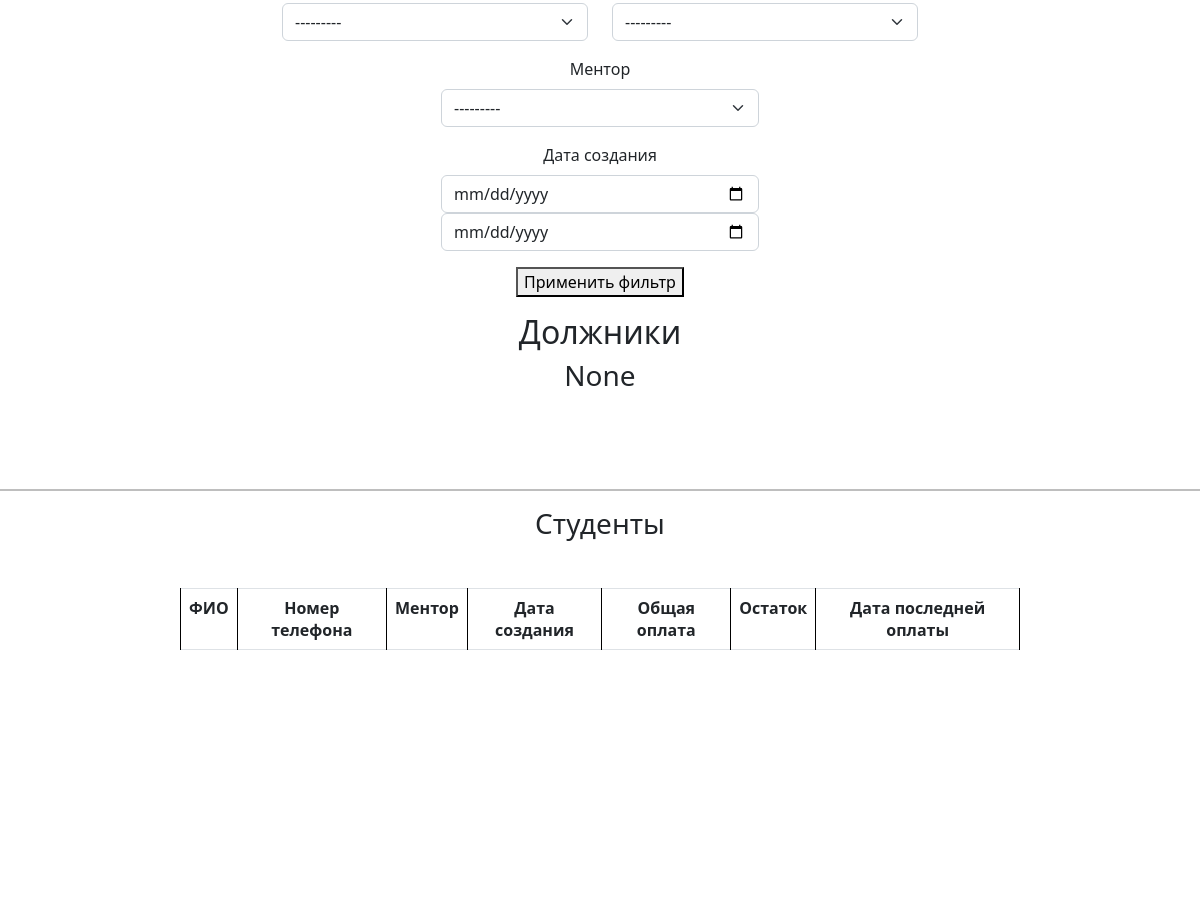
/srm/debtor/ (signed in, middle part), run on an earlier commit of the app's database.
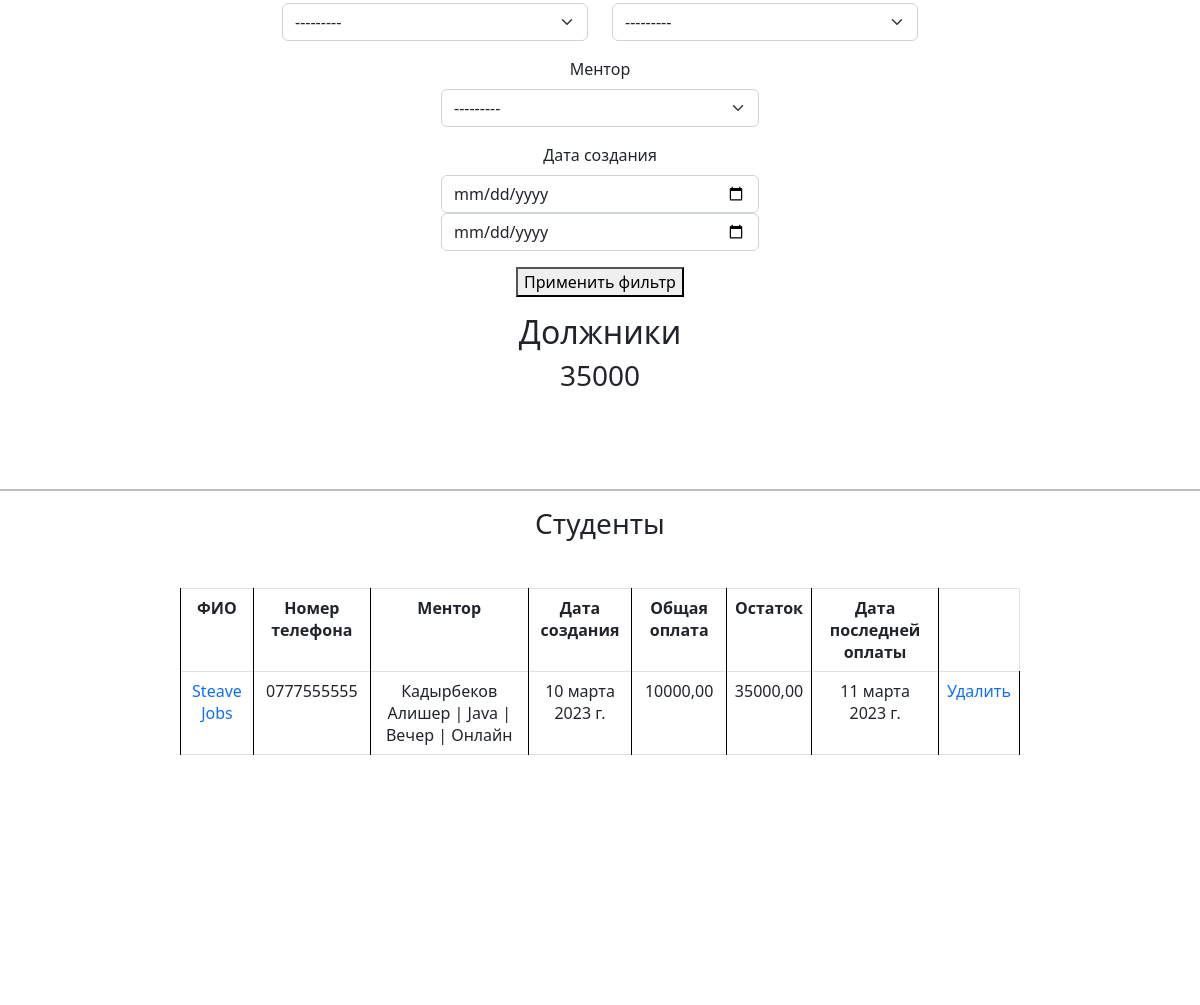
And on a later commit of the database.
### srm/models.py (models this page shows, shortened)
class Student(models.Model):
    full_name = models.CharField(max_length=80, verbose_name=('ФИО'))
    phone_number = models.CharField(verbose_name=('Номер телефона'), max_length=15)
    course = models.ForeignKey(
        Course,
        on_delete=models.CASCADE,
        verbose_name='Курс',
        related_name='student')
    teacher = models.ForeignKey(Employee, on_delete=models.CASCADE, verbose_name='Ментор', blank=True, null=True)
    studying_time = models.PositiveSmallIntegerField(
        choices=(
            (1, 'Утро'),
            (2, 'День'),
            (3, 'Вечер'),
            (4, 'Ночь'),
        ),
        verbose_name='Время обучения',
        blank=True,
        null=True
    )
    format = models.ForeignKey(LearningFormat, on_delete=models.CASCADE, verbose_name='Формат обучения', blank=True, null=True)
    certificate = models.PositiveSmallIntegerField(default=0, verbose_name='Сертификат')
    url = models.URLField(blank=True, null=True)
    total_payment = models.DecimalField(
        decimal_places=2,
        max_digits=12,
        default=0.00,
        verbose_name='Общая оплата',
        blank=True,
        null=True)
    last_payment_date = models.DateField(verbose_name='Дата последней оплаты', blank=True, null=True)
    remainder = models.DecimalField(
        decimal_places=2,
        max_digits=12,
        default=0.00,
        verbose_name='Остаток')
    description = models.TextField(verbose_name='Описание', blank=True, null=True)
    is_graduate = models.BooleanField(default=False, verbose_name='Выпускник')
    created_date = models.DateField(auto_now_add=True, verbose_name='Дата создания')
    class Meta:
        verbose_name = 'Студент'
        verbose_name_plural = 'Студенты'

class Employee(models.Model):
    full_name = models.CharField(max_length=123, verbose_name='ФИО')
    image = models.ImageField(upload_to='media/image', verbose_name='Фотография')
    role = models.ForeignKey(Role, on_delete=models.CASCADE, verbose_name='Роль')
    salary = models.DecimalField(decimal_places=2, max_digits=12, default=0.00, verbose_name='Зарплата')
    description = models.TextField(verbose_name=('Описание для Лэндинга'), blank=True, null=True)
    course = models.ManyToManyField(Course, verbose_name='Курс', blank=True, null=True)
    studying_time = models.ManyToManyField(StudyingTime, verbose_name='Время обучения', blank=True, null=True)
    format = models.ManyToManyField(LearningFormat, verbose_name='Формат обучения', blank=True, null=True)
    created_date = models.DateTimeField(auto_now_add=True, verbose_name='Дата создания')
    is_active = models.BooleanField(default=True, verbose_name='Активен')
    def course_names(self):
        return " %s" % (", ".join([formats.title for formats in self.course.all()]))
    def format_names(self):
        return " %s" % (", ".join([formats.title for formats in self.format.all()]))
    def studying_time_names(self):
        return " %s" % (", ".join([formats.title for formats in self.studying_time.all()]))
    def __str__(self):
        return f'{self.full_name} | {self.course_names()} | {self.studying_time_names()} | {self.format_names()}'
    class Meta:
        verbose_name = 'Сотрудник'
        verbose_name_plural = 'Сотрудники'

class Course(models.Model):
    title = models.CharField(max_length=123, verbose_name=('Название'))
    created_date = models.DateTimeField(auto_now_add=True, verbose_name=('Дата создания'))
    is_active = models.BooleanField(default=True, verbose_name=('Активен'))
    def __str__(self):
        return self.title
    class Meta:
        verbose_name = 'Курс'
        verbose_name_plural = 'Курсы'

class StudyingTime(models.Model):
    title = models.CharField(max_length=15, verbose_name='Название')
    class Meta:
        verbose_name = 'Время обучения'
        verbose_name_plural = 'Время обучения'

class LearningFormat(models.Model):
    title = models.CharField(max_length=50, verbose_name='Название')
    def __str__(self):
        return self.title
    class Meta:
        verbose_name = 'Формат обучения'
        verbose_name_plural = 'Форматы обучения'

### srm/views.py (the view)
# urls.py: path('debtor/', views.Debtor.as_view(), name='debtor'),
class Debtor(FilteredListView):
    model = Student
    queryset = Student.objects.all().order_by('-id')
    filterset_class = StudentFilter
    template_name = 'srm/debtors.html'
    context_object_name = 'students'
    def get_context_data(self, **kwargs):
        context = super().get_context_data(**kwargs)
        context['total_debtors'] = context['students'].aggregate(total=Sum('remainder'))['total']
        return context
    @method_decorator(user_passes_test(lambda u: u.is_admin or u.status == 4, login_url='/registration/'))
    def dispatch(self, request, *args, **kwargs):
        return super().dispatch(request, *args, **kwargs)

### srm/views.py (called while the page is built)
    def get_queryset(self):
        queryset = super().get_queryset()
        self.filterset = self.filterset_class(self.request.GET, queryset=queryset)
        return self.filterset.qs.distinct()

    def get_context_data(self, **kwargs):
        context = super().get_context_data(**kwargs)
        context['filterset'] = self.filterset
        return context

### srm/templates/srm/debtors.html (shortened to what this page needs)
{% extends 'base.html' %}
{% load static %}
{% load crispy_forms_tags %}
{% block content %}
<br><br><br><br><br><br><br><br><br>
<center>
  <br>
  <br>
    <div class="container mt-3" style="width: 55%; fon-size: 10px;">
  <form method="get" id="incomes">
    <div class="row" >
      <div class="col-6" >
        {{ filterset.form.studying_time|as_crispy_field }}
      </div>
       <div class="col-6" >
        {{ filterset.form.format|as_crispy_field }}
      </div>
    </div>
    <div class="col-6" >
        {{ filterset.form.teacher|as_crispy_field }}
      </div>
    <div class="col-6" >
        {{ filterset.form.created_date|as_crispy_field }}
      </div>
    <button type="submit">Применить фильтр</button>
</form>
  </div>
    <h2>Должники</h2>
         <h3>{{ total_debtors }}</h3>
  <br>
  <br>
  <br>
  <hr style="height: 2px; color: black;" >
    <h3>Студенты</h3>
  <br>
  <div class="container mt-3" style="width: 70%; fon-size: 10px;">
  <div class="row row-cols-1 row-cols-md-3 g-4">
  <table class="table table-bordered">
  <tbody>
    <tr>
      <th style="text-align: center; margin: 0 10px;" >ФИО</th>
      <th style="text-align: center; margin: 0 10px;" >Номер телефона</th>
      <th style="text-align: center; margin: 0 10px;" >Ментор</th>
      <th style="text-align: center; margin: 0 10px;" >Дата создания</th>
      <th style="text-align: center; margin: 0 10px;" >Общая оплата</th>
      <th style="text-align: center; margin: 0 10px;" >Остаток</th>
      <th style="text-align: center; margin: 0 10px;" >Дата последней оплаты</th>
    </tr>
    {% for student in students %}
    <tr>
      <td style="text-align: center; margin: 0 10px;"><a href="{% url 'student_detail' student.id %}" >{{ student.full_name }}</a></td>
      <td style="text-align: center; margin: 0 10px;" >{{ student.phone_number }}</td>
        <td style="text-align: center; margin: 0 10px;" >{{ student.teacher }}</td>
      <td style="text-align: center; margin: 0 10px;" >{{ student.created_date }}</td>
        <td style="text-align: center; margin: 0 10px;" >{{ student.total_payment }}</td>
      <td style="text-align: center; margin: 0 10px;" >{{ student.remainder }}</td>
      {% if student.last_payment_date %}
        <td style="text-align: center; margin: 0 10px;" >{{ student.last_payment_date }}</td>
      {% else %}
        <td style="text-align: center; margin: 0 10px;" ></td>
      {% endif %}
      <td><a href="{% url 'student_delete' student.id %}">Удалить</a></td>
    </tr>
    {% endfor %}
  </tbody>
</table>
  </div>
  </div>
  <br>
<br>
<br>
</center>
{% endblock %}

What changed in the data, as far as the page shows it:
added Student: full_name "Steave Jobs", phone_number "0777555555", teacher "Кадырбеков Алишер | Java | Вечер | Онлайн", created_date "10 марта 2023 г.", total_payment "10000,00", remainder "35000,00", last_payment_date "11 марта 2023 г."
Also different on the page:
{{ total_debtors }}: "None" → "35000"
